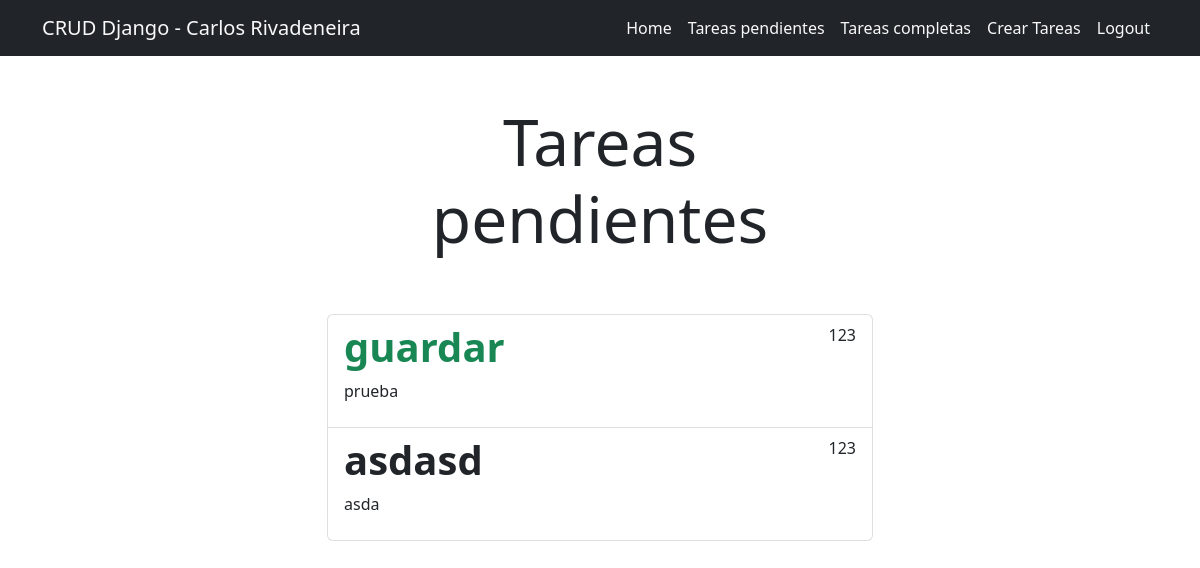
Page /tasks/ (signed in) on the earlier database version.
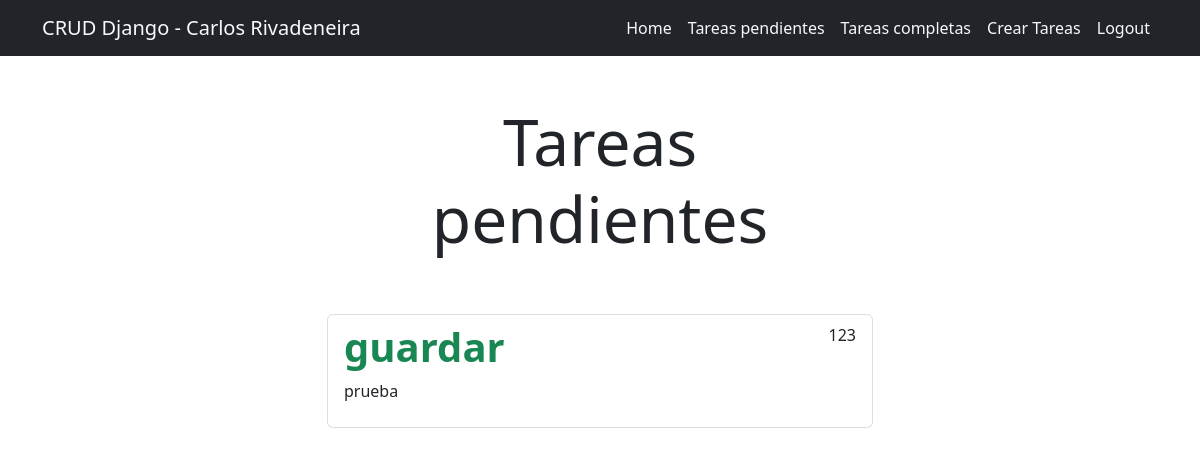
Same page on the later database version.
### tasks/models.py (models this page shows, shortened)
class Task(models.Model):
    title = models.CharField(max_length=100)
    description = models.TextField(blank=True)
    created = models.DateTimeField(auto_now_add=True)
    datecompleted = models.DateTimeField(null=True, blank=True)
    important = models.BooleanField(default=False)
    user = models.ForeignKey(User, on_delete=models.CASCADE)

### tasks/views.py (the view)
# urls.py: path('tasks/', views.tasks, name='tasks'),
@login_required
def tasks(request):
    tasks = Task.objects.filter(user=request.user, datecompleted__isnull=True)
    return render(request, 'tasks.html', {'tasks': tasks})

### tasks/templates/tasks.html (shortened to what this page needs)
{% extends 'base.html' %}
{% block content %}
<main class="container">
    <div class="row">
        <div class="col-md-6 offset-md-3">
            <h1 class="text-center display-3 py-5">Tareas pendientes</h1>
            <ul class="list-group">
            {% for task in tasks %}
            <a class="list-group-item" href="{% url 'taskDetail' task.id %}">
                <header class="d-flex justify-content-between">
                    {% if task.important %}
                    <h1 class="fw-bold text-success">{{task.title}}</h1>
                {% else %}
                    <h1 class="fw-bold">{{task.title}}</h1>
                {% endif %}
                <p>{{task.user.username}}</p>
                </header>
                <p>{{task.description}}</p>
            </a>
            {% endfor %}
            </ul>
        </div>
    </div>
</main>
{% endblock %}

Differences in the rows shown:
no longer on this page (row edited): Task: title "asdasd", user.username "123", description "asda"
